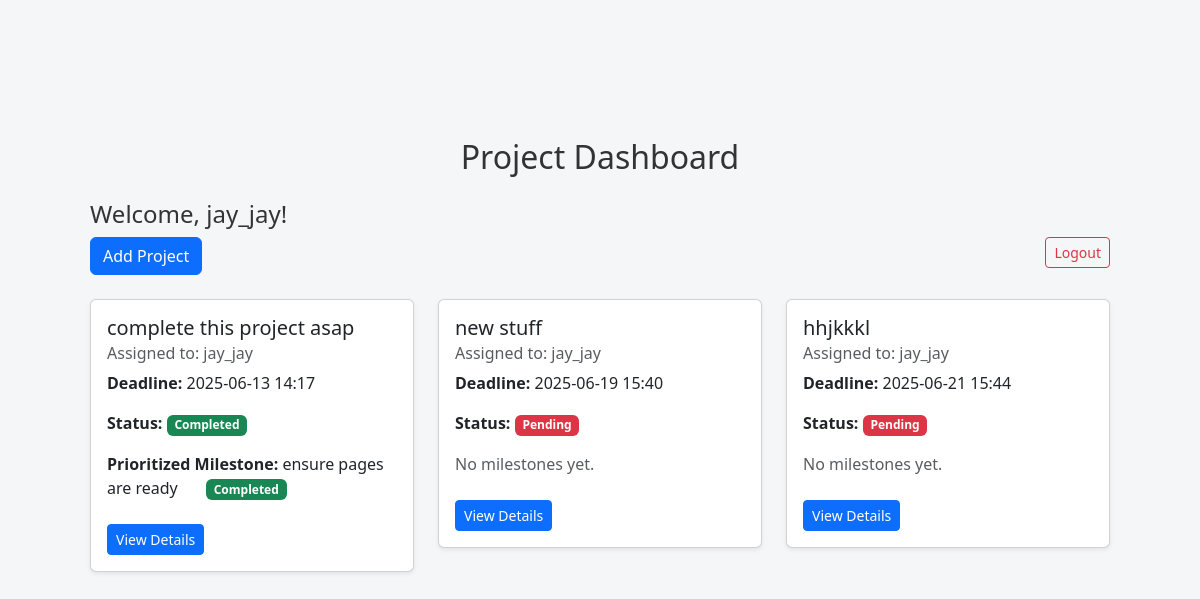
Page /dashboard (signed in) on the earlier database version.
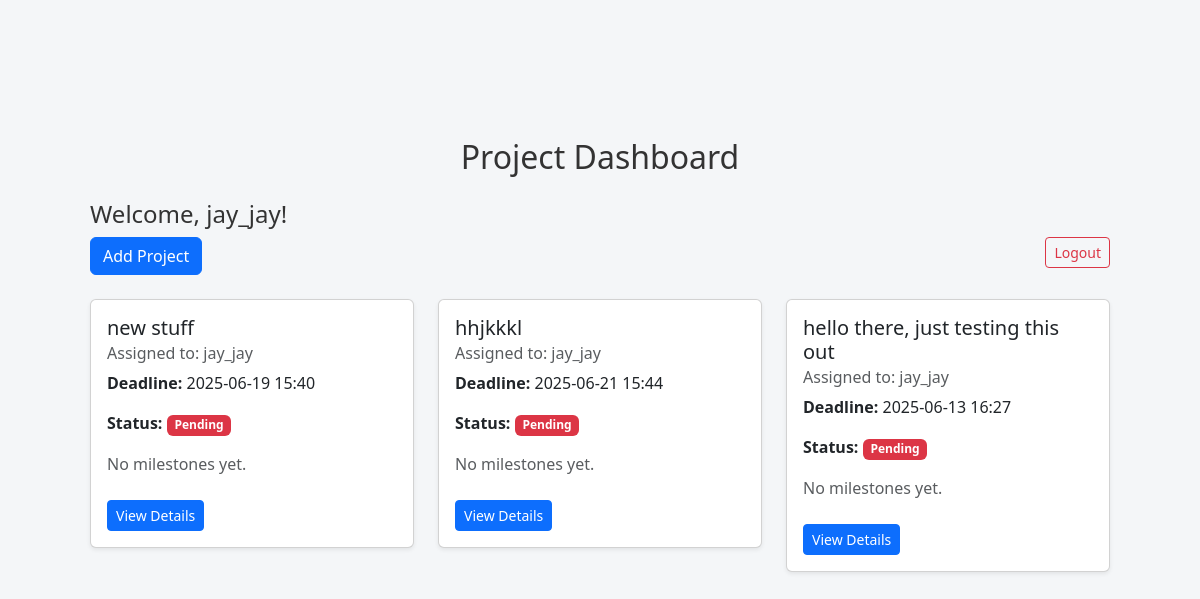
Same page on the later database version.
### app/dbmodels.py (models this page shows, shortened)
class Project(db.Model):
    id = db.Column(db.Integer, primary_key=True)
    title = db.Column(db.String(150), nullable=False)
    description = db.Column(db.Text, nullable=False)
    tasks = db.relationship("Task", backref="project", cascade="all, delete-orphan", passive_deletes=True)
    milestones = db.relationship("Milestone", backref="project", cascade="all, delete-orphan", passive_deletes=True)
    user_id = db.Column(db.Integer, db.ForeignKey('user.id', ondelete="CASCADE"), nullable=False)
    user = db.relationship('User', back_populates='projects')
    deadline = db.Column(db.DateTime, nullable=False, default = datetime.now(timezone.utc)) # default to current time in UTC
    status = db.Column(db.String(20), nullable=False, default="Pending")
    comment = db.Column(db.Text, nullable=True)

class User(db.Model, UserMixin):
    id = db.Column(db.Integer, primary_key=True)
    username = db.Column(db.String(150), unique=True, nullable=False)
    email = db.Column(db.String(150), unique=True, nullable=False)
    password_hash = db.Column(db.String(150), nullable=False)
    tasks = db.relationship("Task", backref="assigned_to", cascade='all, delete-orphan',passive_deletes=True)
    role = db.Column(db.String(50), nullable=False, default="employee") # or admin
    projects = db.relationship('Project',cascade= "all, delete-orphan", back_populates='user', passive_deletes=True)

class Milestone(db.Model):
    id = db.Column(db.Integer, primary_key=True)
    name = db.Column(db.String(140), nullable=False)
    deadline = db.Column(db.DateTime, nullable=False)
    project_id = db.Column(db.Integer, db.ForeignKey("project.id", ondelete="CASCADE"), nullable=False) # ondelete="CASCADE" ensures that if a project is deleted, its milestones are also deleted
    tasks = db.relationship("Task", backref="milestone", lazy="dynamic")
    status = db.Column(db.String(20), nullable=False, default="Pending")

### app/routes.py (the view)
@main.route("/dashboard")
@login_required
def dashboard():
    if current_user.role == "admin":
        projects = Project.query.all()
    else:
        projects = current_user.projects
    project_data = []
    for project in projects:
        latest_milestone = Milestone.query.filter_by(project_id=project.id).order_by(Milestone.deadline.desc()).first()
        project_data.append({
            "project": project,
            "latest_milestone": latest_milestone
        })
    return render_template("dashboard.html", projects=projects)

### app/__init__.py (called while the page is built)
def create_app():
    app= Flask(__name__)
    app.config.from_object("config.Config") # load app config from config.py
    db.init_app(app)
    migrate.init_app(app, db)
    login_manager.init_app(app)
    mail.init_app(app)
    scheduler.init_app(app)
    scheduler.start()
    from . import jobs  # <-- Import jobs to register them
    from .admin import init_admin
    init_admin(app)
    login_manager.login_view = "main.login"
    login_manager.login_message_category ="info"
    from .dbmodels import User
    @login_manager.user_loader
    def load_user(user_id):
        return User.query.get(int(user_id))
    from .routes import main
    app.register_blueprint(main)
    return app

### app/templates/dashboard.html
{% extends "base.html" %}
{% block content %}
<div class="container mt-4">
  <h2 class="mb-4">Project Dashboard</h2>
  <h4>Welcome, {{ current_user.username }}!</h4><a href="{{ url_for('main.logout') }}" class="btn btn-outline-danger btn-sm float-end mb-3">Logout</a>
  <a href="{{ url_for('main.add_project') }}" class="btn btn-primary mb-4">Add Project</a>
  <div class="row">
    {% for project in projects %}
    <div class="col-md-4">
      <div class="card mb-4 shadow-sm">
        <div class="card-body">
          <h5 class="card-title">{{ project.title }}</h5>
          <h6 class="card-subtitle mb-2 text-muted">Assigned to: {{ project.user.username }}</h6>
          <p><strong>Deadline:</strong> {{ project.deadline.strftime('%Y-%m-%d %H:%M') if project.deadline else 'N/A' }}</p>
          <p><strong>Status:</strong>
            {% if project.status == 'Completed' %}
              <span class="badge bg-success">Completed</span>
            {% elif project.status == 'Pending' %}
              <span class="badge bg-danger">Pending</span>
            {% elif project.status == 'In Progress' %}
              <span class="badge bg-warning text-dark">In Progress</span>
            {% else %}
              <span class="badge bg-secondary">Unknown</span>
            {% endif %}
          </p>
          {% if project.milestones %}
            {% set urgent = project.milestones|sort(attribute='deadline', reverse=False)|first %}
            <p>
              <strong>Prioritized Milestone:</strong> {{ urgent.name }}
                            {% if urgent.status == 'Completed' %}
                                <span class="badge bg-success ms-4">Completed</span>
                            {% elif urgent.status == 'Pending' %}
                                <span class="badge bg-danger ms-4">Pending</span>
                            {% elif urgent.status == 'In Progress' %}
                                <span class="badge bg-warning text-dark ms-4">In Progress</span>
                            {% else %}
                                <span class="badge bg-secondary ms-4">Unknown</span>
                            {% endif %}
              </p>
          {% else %}
            <p class="text-muted">No milestones yet.</p>
          {% endif %}
          <a href="{{ url_for('main.project_detail', project_id=project.id) }}" class="btn btn-primary btn-sm mt-2">View Details</a>
        </div>
      </div>
    </div>
  {% endfor %}
</div>
{% endblock %}

Differences in the rows shown:
removed Project: title "complete this project asap", user.username "jay_jay", deadline "2025-06-13 14:17", status "Completed"
no longer on this page (row unchanged): Milestone: name "ensure pages are ready"
added Project: title "hello there, just testing this out", user.username "jay_jay", deadline "2025-06-13 16:27", status "Pending", shows "No milestones yet."
